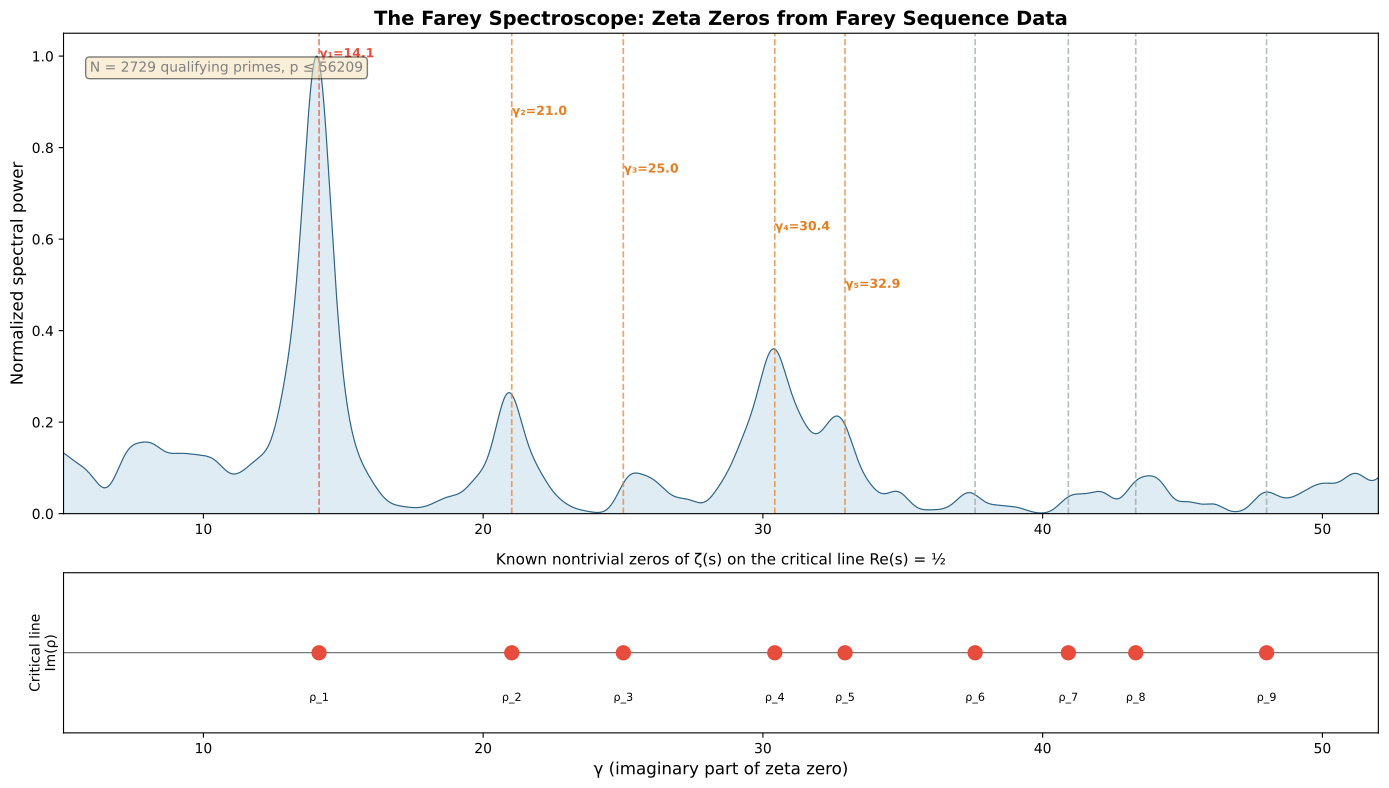

This figure's Python source:
#!/usr/bin/env python3
"""Farey Spectroscope — visualizing zeta zeros from Farey sequence data.
Creates publication-quality figures."""

import numpy as np
import csv, os
import matplotlib
matplotlib.use('Agg')
import matplotlib.pyplot as plt
from matplotlib.gridspec import GridSpec

DATA = os.path.expanduser("~/Desktop/Farey-Local/experiments/bc_verify_100000_c.csv")
OUT = os.path.expanduser("~/Desktop/Farey-Local/experiments/")

# Load data
primes, R_vals = [], []
with open(DATA) as f:
    for row in csv.DictReader(f):
        primes.append(int(row['p']))
        R_vals.append(float(row['R']))
primes = np.array(primes, dtype=float)
R_vals = np.array(R_vals)
log_p = np.log(primes)

# Known zeta zeros
known_zeros = [14.1347, 21.0220, 25.0109, 30.4249, 32.9351,
               37.5862, 40.9187, 43.3271, 48.0052]
zero_labels = [f'γ₁={known_zeros[0]:.1f}', f'γ₂={known_zeros[1]:.1f}',
               f'γ₃={known_zeros[2]:.1f}', f'γ₄={known_zeros[3]:.1f}',
               f'γ₅={known_zeros[4]:.1f}']

# Compute spectral function
gamma_grid = np.linspace(5, 52, 10000)
F_gamma = np.zeros(len(gamma_grid))
for i, gamma in enumerate(gamma_grid):
    terms = R_vals * primes**(-0.5) * np.exp(-1j * gamma * log_p)
    F_gamma[i] = np.abs(np.sum(terms))**2

# Normalize
F_norm = F_gamma / np.max(F_gamma)

# ============================================================
# FIGURE 1: The Farey Spectroscope
# ============================================================
fig, axes = plt.subplots(2, 1, figsize=(14, 8), gridspec_kw={'height_ratios': [3, 1]})

# Top panel: Farey spectral function
ax1 = axes[0]
ax1.plot(gamma_grid, F_norm, color='#1a5276', linewidth=0.8, alpha=0.9)
ax1.fill_between(gamma_grid, 0, F_norm, alpha=0.15, color='#2980b9')

# Mark known zeros
for i, gz in enumerate(known_zeros):
    color = '#e74c3c' if i == 0 else '#e67e22' if i < 5 else '#95a5a6'
    ax1.axvline(x=gz, color=color, linestyle='--', alpha=0.7, linewidth=1.2)
    if i < 5:
        ax1.annotate(zero_labels[i], xy=(gz, 0.95 - 0.12*i),
                    fontsize=9, color=color, fontweight='bold',
                    xycoords=('data', 'axes fraction'))

ax1.set_xlim(5, 52)
ax1.set_ylim(0, 1.05)
ax1.set_ylabel('Normalized spectral power', fontsize=12)
ax1.set_title('The Farey Spectroscope: Zeta Zeros from Farey Sequence Data',
              fontsize=14, fontweight='bold')
ax1.text(0.02, 0.92, f'N = {len(primes)} qualifying primes, p ≤ {int(primes[-1])}',
         transform=ax1.transAxes, fontsize=10, color='gray',
         bbox=dict(boxstyle='round', facecolor='wheat', alpha=0.5))

# Bottom panel: Classical zeta zero positions (reference)
ax2 = axes[1]
ax2.set_xlim(5, 52)
ax2.set_ylim(-0.5, 0.5)
for i, gz in enumerate(known_zeros):
    ax2.plot(gz, 0, 'o', color='#e74c3c', markersize=10, zorder=5)
    ax2.annotate(f'ρ_{i+1}', xy=(gz, -0.3), ha='center', fontsize=8)
ax2.axhline(y=0, color='black', linewidth=0.5)
ax2.set_ylabel('Critical line\nIm(ρ)', fontsize=10)
ax2.set_xlabel('γ (imaginary part of zeta zero)', fontsize=12)
ax2.set_title('Known nontrivial zeros of ζ(s) on the critical line Re(s) = ½',
              fontsize=11)
ax2.set_yticks([])

plt.tight_layout()
plt.savefig(os.path.join(OUT, 'farey_spectroscope.png'), dpi=200, bbox_inches='tight')
plt.savefig(os.path.join(OUT, 'farey_spectroscope.pdf'), bbox_inches='tight')
print(f"Figure 1 saved: farey_spectroscope.png/pdf")

# ============================================================
# FIGURE 2: Convergence — how many primes needed?
# ============================================================
fig2, ax = plt.subplots(figsize=(12, 6))

subsets = [100, 200, 500, 1000, 2000, len(primes)]
colors = plt.cm.viridis(np.linspace(0.2, 0.9, len(subsets)))

for si, (n_use, col) in enumerate(zip(subsets, colors)):
    idx = slice(0, min(n_use, len(primes)))
    F_sub = np.zeros(len(gamma_grid))
    for i, gamma in enumerate(gamma_grid):
        terms = R_vals[idx] * primes[idx]**(-0.5) * np.exp(-1j * gamma * log_p[idx])
        F_sub[i] = np.abs(np.sum(terms))**2
    F_sub_norm = F_sub / np.max(F_sub) if np.max(F_sub) > 0 else F_sub
    label = f'{min(n_use, len(primes))} primes (p ≤ {int(primes[min(n_use, len(primes))-1])})'
    ax.plot(gamma_grid, F_sub_norm + si*0.3, color=col, linewidth=0.8, label=label)

for gz in known_zeros[:5]:
    ax.axvline(x=gz, color='#e74c3c', linestyle=':', alpha=0.4, linewidth=0.8)

ax.set_xlim(10, 40)
ax.set_ylabel('Spectral power (offset for clarity)', fontsize=11)
ax.set_xlabel('γ', fontsize=12)
ax.set_title('Convergence: Zeta Zero Detection Improves with More Primes',
             fontsize=13, fontweight='bold')
ax.legend(loc='upper right', fontsize=9)
ax.set_yticks([])

plt.tight_layout()
plt.savefig(os.path.join(OUT, 'farey_spectroscope_convergence.png'), dpi=200, bbox_inches='tight')
plt.savefig(os.path.join(OUT, 'farey_spectroscope_convergence.pdf'), bbox_inches='tight')
print(f"Figure 2 saved: farey_spectroscope_convergence.png/pdf")

# ============================================================
# FIGURE 3: Juxtaposition — classical Z(t) vs Farey spectral
# ============================================================
# Compute a rough version of Z(t) = Re(exp(iθ(t))·ζ(1/2+it))
# using the Riemann-Siegel approximation for comparison
try:
    import mpmath
    mpmath.mp.dps = 15

    fig3, axes = plt.subplots(2, 1, figsize=(14, 8), sharex=True)

    # Top: Classical Hardy Z-function
    t_grid = np.linspace(10, 52, 2000)
    Z_vals = []
    for t in t_grid:
        z = complex(mpmath.siegelz(t))
        Z_vals.append(z.real if isinstance(z, complex) else float(z))
    Z_vals = np.array(Z_vals)

    ax_top = axes[0]
    ax_top.plot(t_grid, Z_vals, color='#8e44ad', linewidth=0.8)
    ax_top.fill_between(t_grid, 0, Z_vals, where=Z_vals > 0, alpha=0.2, color='#8e44ad')
    ax_top.fill_between(t_grid, 0, Z_vals, where=Z_vals < 0, alpha=0.2, color='#e74c3c')
    ax_top.axhline(y=0, color='black', linewidth=0.5)
    for gz in known_zeros[:5]:
        ax_top.axvline(x=gz, color='#e74c3c', linestyle='--', alpha=0.5, linewidth=0.8)
    ax_top.set_ylabel('Z(t) (Hardy function)', fontsize=11)
    ax_top.set_title('Classical: Zeta Zeros as Sign Changes of Z(t)',
                     fontsize=13, fontweight='bold')
    ax_top.text(0.02, 0.85, 'Zeros of ζ(½+it) = sign changes of Z(t)',
               transform=ax_top.transAxes, fontsize=10, style='italic',
               bbox=dict(boxstyle='round', facecolor='#f5eef8', alpha=0.8))

    # Bottom: Farey spectroscope
    ax_bot = axes[1]
    ax_bot.plot(gamma_grid, F_norm, color='#1a5276', linewidth=0.8)
    ax_bot.fill_between(gamma_grid, 0, F_norm, alpha=0.2, color='#2980b9')
    for gz in known_zeros[:5]:
        ax_bot.axvline(x=gz, color='#e74c3c', linestyle='--', alpha=0.5, linewidth=0.8)
    ax_bot.set_ylabel('Farey spectral power', fontsize=11)
    ax_bot.set_xlabel('γ (imaginary part)', fontsize=12)
    ax_bot.set_title('New: Zeta Zeros as Spectral Peaks in Farey Data',
                     fontsize=13, fontweight='bold')
    ax_bot.text(0.02, 0.85, f'F(γ) = |Σ R(p)·p^{{-½-iγ}}|²  ({len(primes)} primes)',
               transform=ax_bot.transAxes, fontsize=10, style='italic',
               bbox=dict(boxstyle='round', facecolor='#eaf2f8', alpha=0.8))
    ax_bot.set_xlim(10, 52)

    plt.tight_layout()
    plt.savefig(os.path.join(OUT, 'farey_vs_classical_zeros.png'), dpi=200, bbox_inches='tight')
    plt.savefig(os.path.join(OUT, 'farey_vs_classical_zeros.pdf'), bbox_inches='tight')
    print(f"Figure 3 saved: farey_vs_classical_zeros.png/pdf")
except ImportError:
    print("mpmath not available — skipping Figure 3 (classical Z(t) comparison)")

print("\nDone. All figures in ~/Desktop/Farey-Local/experiments/")
